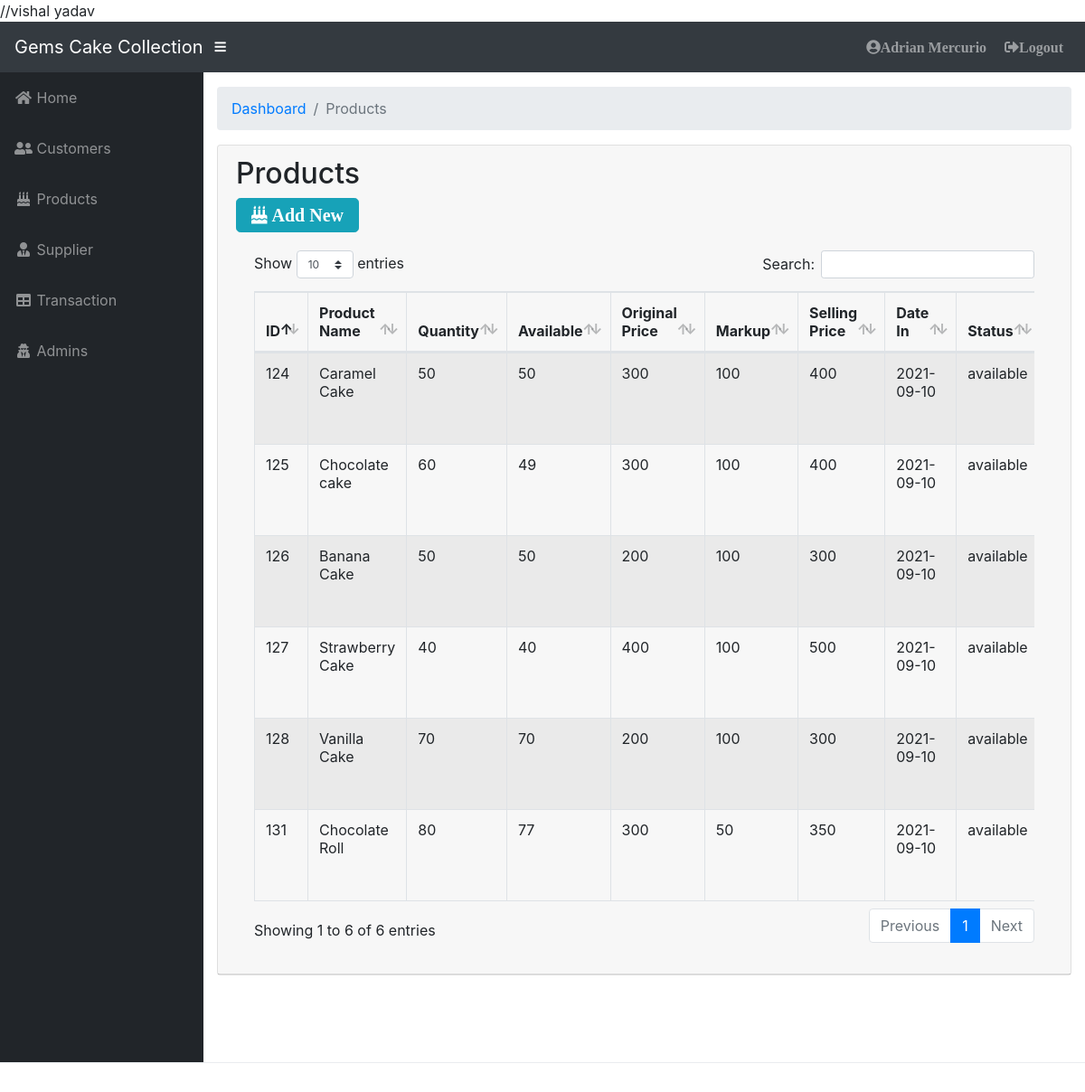
The app's page /product.php (signed in) with its own data.
### tables this page shows
CREATE TABLE `tblproducts` (
  `product_id` int(11) NOT NULL,
  `product_name` varchar(50) NOT NULL,
  `quantity` int(11) NOT NULL DEFAULT 1,
  `available` int(11) NOT NULL DEFAULT 1,
  `price` int(20) NOT NULL,
  `profit` int(22) NOT NULL,
  `selling_price` int(22) NOT NULL,
  `date_in` varchar(50) NOT NULL,
  `category_id` int(11) NOT NULL,
  `supplier_id` int(11) NOT NULL,
  `user_id` int(11) NOT NULL,
  `product_code` varchar(11) NOT NULL,
  `status` varchar(200) NOT NULL
);

### product.php (the view, shortened to what this page needs)
<?php include 'includes/header.php'; ?>
<?php include 'includes/sidebar.php'; ?>
 <ol class="breadcrumb">
   <li class="breadcrumb-item">
     <a href="#">Dashboard</a>
       </li>
         <li class="breadcrumb-item active">Products</li>
          </ol>
<div class="card mb-3">
            <div class="card-header">
              <h2>Products</h2>
			  <a href="#" data-toggle="modal" data-target="#logoutModal1" type="button" class="btn btn-lg btn-info fas fa-birthday-cake"> Add New</a>
            <div class="card-body">
              <div class="table-responsive">
                            <table class="table table-bordered table-hover table-striped"id="dataTable" width="100%" cellspacing="0">
                                <thead>
                                    <tr>
                                        <th>ID</th>
                                        <th>Product Name</th>
                                        <th>Quantity</th>
                                        <th>Available</th>
                                        <th>Original Price</th>
                                        <th>Markup</th>
                                        <th>Selling Price</th>
                                        <th>Date In</th>
                                        <th>Status</th>
                                    </tr>
                                </thead>
                                <tbody>
                                  <?php
$db_host = "localhost:3306";
$db_username = "root";
$db_pass = "Aa@1mysql";
$db_name = "cakes";
$myConnection= mysqli_connect("$db_host","$db_username","$db_pass","$db_name") or die ("could not connect to mysql");
mysqli_select_db($myConnection,"cakes") or die ("no database");
                $query = 'SELECT * FROM tblproducts';
                    $result = mysqli_query($myConnection, $query) or die (mysqli_error($myConnection));
                        while ($row = mysqli_fetch_assoc($result)) {
                            echo '<tr>';
                            echo '<td>'. $row['product_id'].'</td>';
                            echo '<td>'. $row['product_name'].'</td>';
                            echo '<td>'. $row['quantity'].'</td>';
                            echo '<td>'. $row['available'].'</td>';
                            echo '<td>'. $row['price'].'</td>';
                            echo '<td>'. $row['profit'].'</td>';
                            echo '<td>'. $row['selling_price'].'</td>';
                            echo '<td>'. $row['date_in'].'</td>';
                            echo '<td>'. $row['status'].'</td>';
                }
            ?>
                                </tbody>
                            </table>
                        </div>
            </div>
          </div>
        </div>
<?php include 'addproduct.php'; ?>

### css/sb-admin.css (style rules this page uses)
html { position: relative; min-height: 100%; }
body { height: 100%; }
:root { --input-padding-x: 0.75rem; --input-padding-y: 0.75rem; }

### records on screen
tblproducts: product_id "124", product_name "Caramel Cake", quantity "50", available "50", price "300", profit "100", selling_price "400", date_in "2021-09-10", status "available"
tblproducts: product_id "125", product_name "Chocolate cake", quantity "60", available "49", price "300", profit "100", selling_price "400", date_in "2021-09-10", status "available"
tblproducts: product_id "126", product_name "Banana Cake", quantity "50", available "50", price "200", profit "100", selling_price "300", date_in "2021-09-10", status "available"
tblproducts: product_id "127", product_name "Strawberry Cake", quantity "40", available "40", price "400", profit "100", selling_price "500", date_in "2021-09-10", status "available"
tblproducts: product_id "128", product_name "Vanilla Cake", quantity "70", available "70", price "200", profit "100", selling_price "300", date_in "2021-09-10", status "available"
tblproducts: product_id "131", product_name "Chocolate Roll", quantity "80", available "77", price "300", profit "50", selling_price "350", date_in "2021-09-10", status "available"

### other values on screen
$_SESSION['fname'] "Adrian"
$_SESSION['lname'] "Mercurio"
